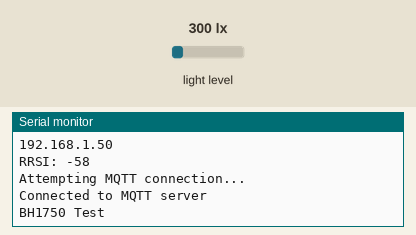
The sketch below on a simulated ESP32. Parts: the last lines printed to the serial monitor. The test bench sets the inputs (shaded band); at power-on: light level 300 lx. WiFi joins after 1.5 s; servers stay silent unless stated; network time is answered at once with the bench clock; the local clock reads 2024-03-15 10:24:30 at power-on unless the sketch sets it; no MQTT or app messages arrive unless stated.

Above: at 3.2 s.
3.3 s: light level set to 40 lx
At 5.0 s:
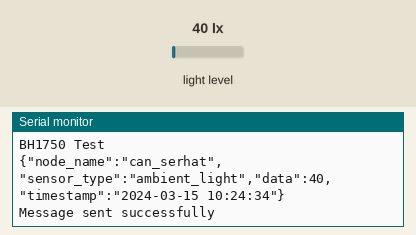
6.3 s: light level set to 500 lx
At 6.3 s:
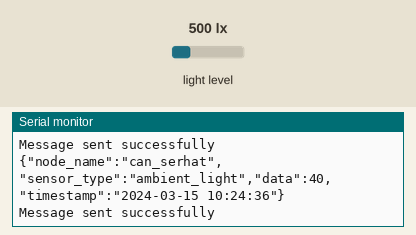

The sketch:

sketch_dec2a.ino
```cpp
#include <WiFi.h>           // Required for WiFi connectivity
#include <ArduinoJson.h>    // Library to handle JSON data
#include <NTPClient.h>      // NTP client library for time synchronization
#include "time.h"           // Time handling library
#include <WiFiUdp.h>        // UDP communication library
#include <PubSubClient.h>   // MQTT client library
#include <Wire.h>           // I2C communication library
#include <BH1750.h>         // Library for the BH1750 light sensor

// Initialize the BH1750 light sensor
BH1750 lightMeter;

// Declare WiFi and MQTT objects
WiFiClient espClient;
PubSubClient client(espClient);
WiFiUDP ntpUDP;
NTPClient timeClient(ntpUDP); // NTP client

// WiFi and MQTT configuration
const char* ssid = "Hrrd";                // WiFi SSID
const char* password = "ultc4302";     // WiFi password
const char* mqtt_server = "raspberrypi.local"; // MQTT server broker adress
const int mqtt_port = 1883;            // MQTT server port
const char* mqtt_topic = "can_serhat"; // MQTT topic
const char* mqtt_user = "iot";         // MQTT username
const char* mqtt_pass = "password";    // MQTT password

// Initialize WiFi connection
void initWiFi() {
  WiFi.mode(WIFI_STA);                 // Set WiFi to "Station" mode
  WiFi.begin(ssid, password);          // Connect to the WiFi network
  Serial.print("Connecting to ");
  Serial.println(ssid);

  // Wait until the WiFi connection is established
  while (WiFi.status() != WL_CONNECTED) {
    Serial.print('.');
    delay(1000);
  }

  // Print connection details
  Serial.println("\nWiFi connected.");
  Serial.println("IP address: ");
  Serial.println(WiFi.localIP());

  // Initialize NTP client for time synchronization
  timeClient.begin();
  timeClient.setTimeOffset(3600);     // Set timezone offset (GMT+1 = 3600 seconds)
}

// Reconnect to the MQTT server if disconnected
void reconnectMQTT() {
  while (!client.connected()) {       // Check if MQTT is disconnected
    Serial.println("Attempting MQTT connection...");
    if (client.connect("ESP8266Client", mqtt_user, mqtt_pass)) { // Attempt to connect
      Serial.println("Connected to MQTT server");
    } else {
      Serial.print("Failed to connect to MQTT server. Status: ");
      Serial.println(client.state());
      delay(2000); // Wait 2 seconds before retrying
    }
  }
}

// Get and format the current date and time
String getFormattedDateTime() {
  timeClient.update();                // Update the time from the NTP server
  unsigned long epochTime = timeClient.getEpochTime(); // Get Unix timestamp

  // Convert timestamp to tm structure
  time_t rawTime = (time_t)epochTime;
  struct tm* tmStruct = gmtime(&rawTime);

  // Format the date and time as a string
  char buffer[20];
  sprintf(buffer, "%04d-%02d-%02d %02d:%02d:%02d",
          tmStruct->tm_year + 1900,
          tmStruct->tm_mon + 1,
          tmStruct->tm_mday,
          tmStruct->tm_hour,
          tmStruct->tm_min,
          tmStruct->tm_sec);

  return String(buffer);  // Return the formatted date and time
}

void setup() {
  Serial.begin(9600);                // Initialize serial communication
  initWiFi();                        // Connect to WiFi
  Serial.print("RRSI: ");            // Print WiFi signal strength
  Serial.println(WiFi.RSSI());

  // Set up MQTT server connection
  client.setServer(mqtt_server, mqtt_port);
  reconnectMQTT();                   // Ensure MQTT connection is established

  // Initialize I2C communication and BH1750 sensor
  Wire.begin();
  lightMeter.begin();

  Serial.println(F("BH1750 Test"));  // Confirm BH1750 sensor initialization
}

void loop() {
  // Check WiFi connection and reconnect if needed
  if (WiFi.status() != WL_CONNECTED) {
    initWiFi();                      // Reconnect to WiFi if disconnected
  }

  // Check MQTT connection and reconnect if needed
  if (!client.connected()) {
    reconnectMQTT();                 // Reconnect to MQTT if disconnected
  }
  client.loop();                     // Process MQTT client tasks

  delay(2000);                       // Wait for 2 seconds

  // Read data from the BH1750 sensor
  float data = lightMeter.readLightLevel();
  if (isnan(data)) {                 // Handle sensor read errors
    Serial.println("Failed to read from sensor!");
    return;
  }

  // Get the current timestamp
  String timestamp = getFormattedDateTime();

  // Create JSON object with sensor data
  StaticJsonDocument<512> doc;
  doc["node_name"] = "can_serhat";   // Node name
  doc["sensor_type"] = "ambient_light"; // Sensor type
  doc["data"] = data;                // Light level data
  doc["timestamp"] = timestamp;      // Timestamp

  // Serialize JSON object to a character buffer
  char jsonBuffer[512];
  serializeJson(doc, jsonBuffer);

  // Print the JSON string to the serial monitor
  Serial.println(jsonBuffer);

  // Publish the JSON data to the MQTT topic
  if (client.publish(mqtt_topic, jsonBuffer)) {
    Serial.println("Message sent successfully");
  } else {
    Serial.println("Failed to send message");
  }
}
```

Measured:
- after the input at 3.3 s, the serial monitor: prints a new line after 0.81 s (image 1)
